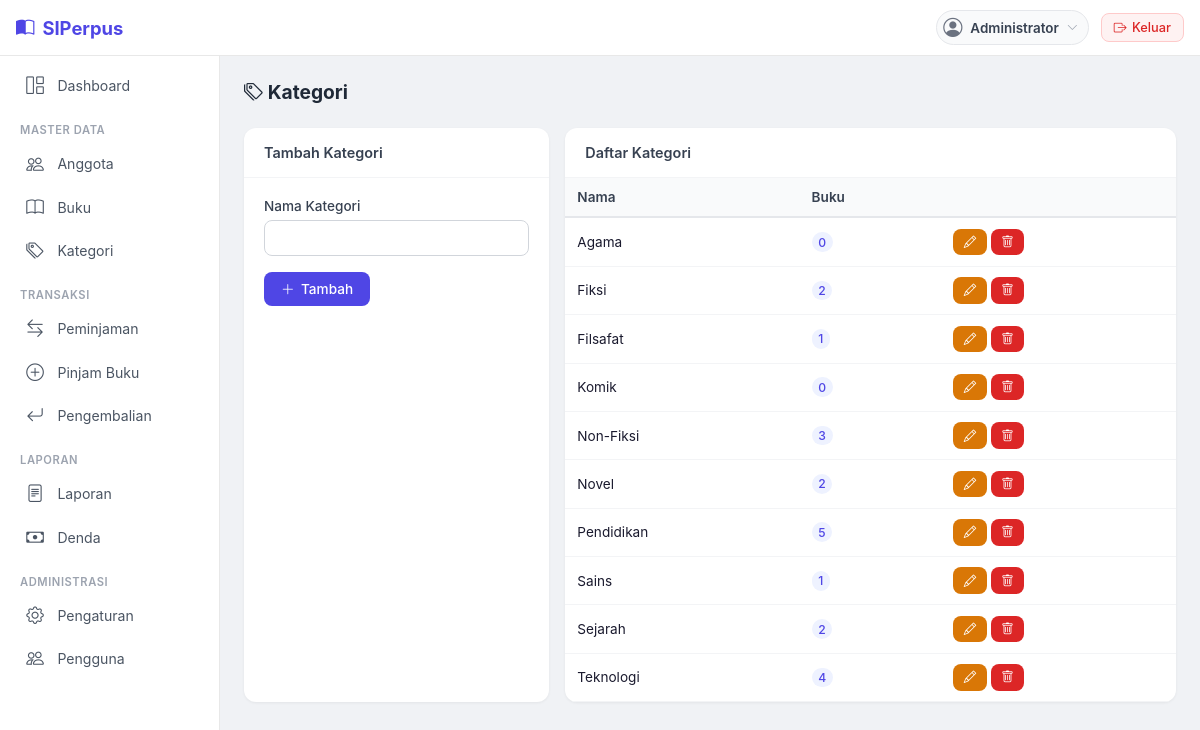
/kategori/index.php (signed in), run on the app's committed database.
### tables this page shows
CREATE TABLE kategori (
    id_kategori INT AUTO_INCREMENT PRIMARY KEY,
    nama_kategori VARCHAR(100) NOT NULL UNIQUE,
    created_at TIMESTAMP DEFAULT CURRENT_TIMESTAMP
);

### kategori/index.php (the view, shortened to what this page needs)
<?php
$db = getConnection();
require_once __DIR__ . '/../includes/header.php';
$kategori = $db->query("SELECT k.*, (SELECT COUNT(*) FROM buku_kategori WHERE id_kategori = k.id_kategori) AS jumlah FROM kategori k ORDER BY k.nama_kategori")->fetchAll();
?>
<div class="page-header">
    <h4><i class="bi bi-tags"></i> Kategori</h4>
</div>
<div style="display:grid;grid-template-columns:1fr 2fr;gap:1rem;">
<div class="card-simple">
    <div class="card-head">Tambah Kategori</div>
    <div class="card-body">
        <form method="POST">
            <div class="form-group">
                <label>Nama Kategori</label>
                <input type="text" name="nama_kategori" class="form-control" required>
            </div>
            <button type="submit" name="tambah" class="btn btn-primary"><i class="bi bi-plus-lg"></i> Tambah</button>
        </form>
    </div>
</div>
<div class="card-simple">
    <div class="card-head">Daftar Kategori</div>
    <div class="card-body" style="padding:0;">
        <div class="table-wrap">
            <table>
                <thead>
                    <tr><th>Nama</th><th>Buku</th><th></th></tr>
                </thead>
                <tbody>
                    <?php foreach ($kategori as $k): ?>
                    <tr>
                        <td><?= htmlspecialchars($k['nama_kategori']) ?></td>
                        <td><span class="badge bg-primary"><?= $k['jumlah'] ?></span></td>
                        <td>
                            <button class="btn btn-sm btn-warning" onclick="edit(<?= $k['id_kategori'] ?>,'<?= htmlspecialchars(addslashes($k['nama_kategori'])) ?>')"><i class="bi bi-pencil"></i></button>
                            <a href="?hapus=<?= $k['id_kategori'] ?>" class="btn btn-sm btn-danger" data-confirm="Hapus kategori ini?"><i class="bi bi-trash"></i></a>
                        </td>
                    </tr>
                    <?php endforeach; ?>
                </tbody>
            </table>
        </div>
    </div>
</div>
</div>
<?php require_once __DIR__ . '/../includes/footer.php'; ?>

### assets/css/style.css (style rules this page uses)
* { margin: 0; padding: 0; box-sizing: border-box; }
body { font-family: -apple-system, BlinkMacSystemFont, 'Segoe UI', Roboto, Oxygen, Ubuntu, sans-serif; background: #f0f2f5; color: #1a1a2e; }
.page-header { margin-bottom: 1.5rem; display: flex; flex-wrap: wrap; align-items: center; justify-content: space-between; gap: 0.75rem; }
.page-header h4 { font-size: 1.2rem; font-weight: 700; color: #1f2937; margin: 0; }
.card-simple { background: #fff; border-radius: 12px; box-shadow: 0 1px 3px rgba(0,0,0,0.06); overflow: hidden; }
.card-simple .card-head { padding: 1rem 1.25rem; border-bottom: 1px solid #f3f4f6; font-weight: 600; font-size: 0.9rem; color: #374151; display: flex; flex-wrap: wrap; align-items: center; justify-content: space-between; }
.card-simple .card-body { padding: 1.25rem; }
.table-wrap { overflow-x: auto; }
table { width: 100%; border-collapse: collapse; font-size: 0.85rem; }
table th { background: #f9fafb; color: #374151; font-weight: 600; padding: 0.7rem 0.75rem; text-align: left; white-space: nowrap; border-bottom: 2px solid #e5e7eb; }
table td { padding: 0.65rem 0.75rem; border-bottom: 1px solid #f3f4f6; vertical-align: middle; }
.form-group { margin-bottom: 1rem; }
.form-group label { display: block; font-size: 0.85rem; font-weight: 500; color: #374151; margin-bottom: 0.35rem; }
.form-control, .form-select { width: 100%; padding: 0.55rem 0.75rem; font-size: 0.88rem; border: 1px solid #d1d5db; border-radius: 8px; outline: none; transition: border-color 0.15s; background: #fff; font-family: inherit; }
.btn { display: inline-flex; align-items: center; gap: 0.4rem; padding: 0.5rem 1rem; font-size: 0.85rem; font-weight: 500; border-radius: 8px; border: 1px solid transparent; cursor: pointer; text-decoration: none; transition: all 0.15s; font-family: inherit; }
.btn-primary { background: #4f46e5; color: #fff; }
.btn-warning { background: #d97706; color: #fff; }
.btn-danger { background: #dc2626; color: #fff; }
.btn-sm { padding: 0.3rem 0.6rem; font-size: 0.78rem; }
.badge { display: inline-block; padding: 0.2em 0.55em; font-size: 0.76rem; font-weight: 500; border-radius: 999px; }
.bg-primary { background: #eef2ff; color: #4f46e5; }

### data on the page
kategori: nama_kategori "Agama", jumlah "0"
kategori: nama_kategori "Fiksi", jumlah "2"
kategori: nama_kategori "Filsafat", jumlah "1"
kategori: nama_kategori "Komik", jumlah "0"
kategori: nama_kategori "Non-Fiksi", jumlah "3"
kategori: nama_kategori "Novel", jumlah "2"
kategori: nama_kategori "Pendidikan", jumlah "5"
kategori: nama_kategori "Sains", jumlah "1"
kategori: nama_kategori "Sejarah", jumlah "2"
kategori: nama_kategori "Teknologi", jumlah "4"

### other printed values
$user['nama_lengkap'] "Administrator"
